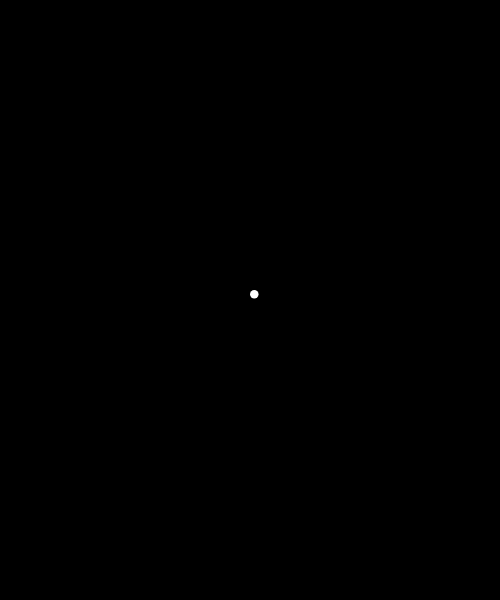
Frame 1 (no input)
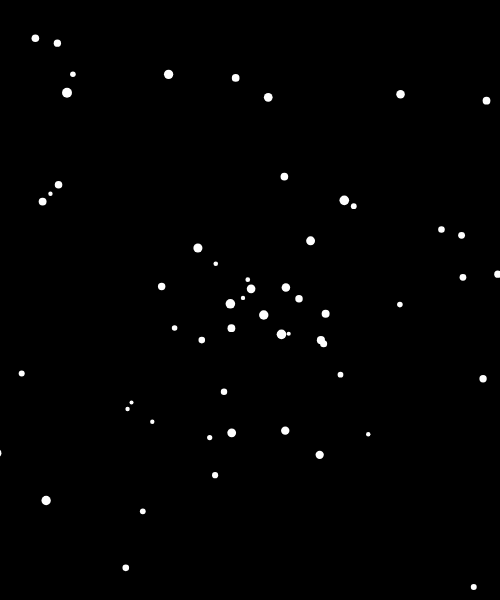
Frame 60 (no input)
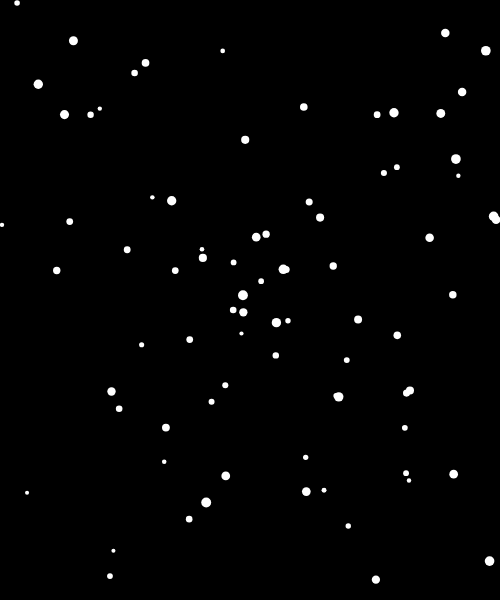
Frame 120 (the mouse pressed at the canvas centre since frame 60)

The p5.js sketch that drew these frames (run headless with seeded random() and noise() and a simulated clock; from frame 60 on, the mouse is pressed at the canvas centre):

// p5.js sketch
// ── sketch.js
let particles = [];

function setup() {
  createCanvas(500, 600);
  background(0);
}

function draw() {
  background(0);
  
  particles.push( new Particle(width / 2, height / 2) );

  for (let i = 0; i < particles.length; i++) {
    particles[i].update();
    particles[i].display();
  }
}
// ── Particle.js
"use strict";

class Particle {
  constructor(x,y) {
    this.pos = createVector(x,y);
    this.vel = createVector(random(-10,10),random(-10,10));
    this.acc = createVector(0,0);
    this.rad = random(2,5);
  }

  update() {
    this.vel.add(this.acc);
    this.pos.add(this.vel);
    this.acc.mult(0);
    
    // damping
    this.vel.mult(0.98);
  }

  display() {
    push();
    noStroke();
    translate(this.pos.x, this.pos.y);
    ellipse(0, 0, this.rad * 2, this.rad * 2);
    pop();
  }
}
